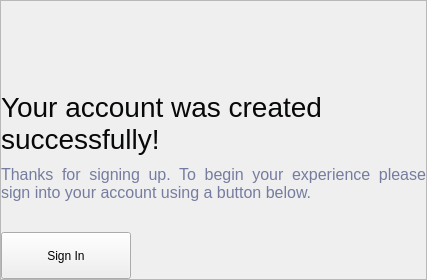
          <widget class="QWidget" name="acc_created_page">
           <layout class="QVBoxLayout" name="acc_created_layout">
            <property name="spacing">
             <number>0</number>
            </property>
            <property name="leftMargin">
             <number>0</number>
            </property>
            <property name="topMargin">
             <number>0</number>
            </property>
            <property name="rightMargin">
             <number>0</number>
            </property>
            <property name="bottomMargin">
             <number>0</number>
            </property>
            <item alignment="Qt::AlignHCenter|Qt::AlignVCenter">
             <widget class="QFrame" name="acc_created_main_frame">
              <property name="minimumSize">
               <size>
                <width>427</width>
                <height>0</height>
               </size>
              </property>
              <property name="maximumSize">
               <size>
                <width>427</width>
                <height>16777215</height>
               </size>
              </property>
              <property name="frameShape">
               <enum>QFrame::StyledPanel</enum>
              </property>
              <property name="frameShadow">
               <enum>QFrame::Raised</enum>
              </property>
              <layout class="QVBoxLayout" name="acc_created_main_layout">
               <property name="spacing">
                <number>0</number>
               </property>
               <property name="leftMargin">
                <number>0</number>
               </property>
               <property name="topMargin">
                <number>0</number>
               </property>
               <property name="rightMargin">
                <number>0</number>
               </property>
               <property name="bottomMargin">
                <number>0</number>
               </property>
               <item>
                <widget class="QLabel" name="acc_created_icon">
                 <property name="minimumSize">
                  <size>
                   <width>69</width>
                   <height>60</height>
                  </size>
                 </property>
                 <property name="maximumSize">
                  <size>
                   <width>69</width>
                   <height>60</height>
                  </size>
                 </property>
                 <property name="styleSheet">
                  <string notr="true">image: url(:/image/acc_created_pic.svg);</string>
                 </property>
                 <property name="text">
                  <string/>
                 </property>
                 <property name="alignment">
                  <set>Qt::AlignLeading|Qt::AlignLeft|Qt::AlignVCenter</set>
                 </property>
                </widget>
               </item>
               <item>
                <spacer name="acc_created_vertical_spacer">
                 <property name="orientation">
                  <enum>Qt::Vertical</enum>
                 </property>
                 <property name="sizeType">
                  <enum>QSizePolicy::Fixed</enum>
                 </property>
                 <property name="sizeHint" stdset="0">
                  <size>
                   <width>20</width>
                   <height>30</height>
                  </size>
                 </property>
                </spacer>
               </item>
               <item>
                <widget class="QLabel" name="acc_created_header">
                 <property name="styleSheet">
                  <string notr="true">font-size: 28px;
color: #070808;</string>
                 </property>
                 <property name="text">
                  <string>Your account was created successfully!</string>
                 </property>
                 <property name="alignment">
                  <set>Qt::AlignLeading|Qt::AlignLeft|Qt::AlignVCenter</set>
                 </property>
                 <property name="wordWrap">
                  <bool>true</bool>
                 </property>
                </widget>
               </item>
               <item>
                <widget class="QLabel" name="acc_created_text">
                 <property name="minimumSize">
                  <size>
                   <width>0</width>
                   <height>0</height>
                  </size>
                 </property>
                 <property name="maximumSize">
                  <size>
                   <width>16777215</width>
                   <height>16777215</height>
                  </size>
                 </property>
                 <property name="styleSheet">
                  <string notr="true">font-size: 16px;
color: #757C9F;
margin-top: 10px;
margin-bottom: 30px;
</string>
                 </property>
                 <property name="text">
                  <string>Thanks for signing up. To begin your experience please sign into your account using a button below.</string>
                 </property>
                 <property name="alignment">
                  <set>Qt::AlignJustify|Qt::AlignVCenter</set>
                 </property>
                 <property name="wordWrap">
                  <bool>true</bool>
                 </property>
                </widget>
               </item>
               <item>
                <widget class="QPushButton" name="acc_created_butt">
                 <property name="sizePolicy">
                  <sizepolicy hsizetype="Fixed" vsizetype="Fixed">
                   <horstretch>0</horstretch>
                   <verstretch>0</verstretch>
                  </sizepolicy>
                 </property>
                 <property name="minimumSize">
                  <size>
                   <width>130</width>
                   <height>47</height>
                  </size>
                 </property>
                 <property name="maximumSize">
                  <size>
                   <width>130</width>
                   <height>47</height>
                  </size>
                 </property>
                 <property name="cursor">
                  <cursorShape>PointingHandCursor</cursorShape>
                 </property>
                 <property name="styleSheet">
                  <string notr="true"/>
                 </property>
                 <property name="text">
                  <string>Sign In</string>
                 </property>
                </widget>
               </item>
              </layout>
             </widget>
            </item>
           </layout>
          </widget>
